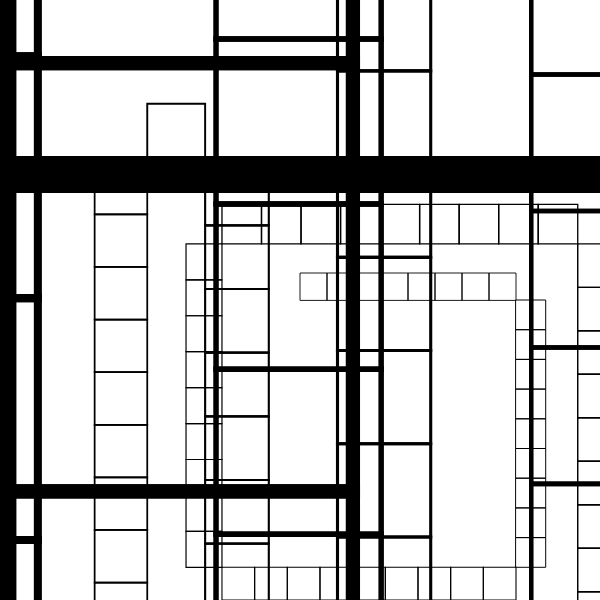
Frame 1 (no input)
Frame 60 (no input): identical to frame 1, image omitted
Frame 120 (the mouse pressed at the canvas centre since frame 60): identical to frame 1, image omitted

The p5.js sketch that drew this single still picture (run headless with seeded random() and noise() and a simulated clock; from frame 60 on, the mouse is pressed at the canvas centre):

// p5.js sketch
// ── sketch.js

// Point = P, Rectangle = R, line = F, Line*4 = D
// You can play around with length, angle, strokeweight, colors,...

let premise = 'R';
  let rules = {
    R: 'RRRRRRRR>+R',
    
  }
let bigRule;


let length = 90;
let angle = 90;

function setup() {
  createCanvas(600, 600);
  angleMode(DEGREES);
  bigRule = resolveRules(premise, rules, 3);
  print(bigRule);
  
}

function draw() {
  background('white');
  stroke('black');
  strokeWeight(3);
  noFill();
  //fill('black');
  translate(width / 2, height / 2);
  rotate(-90);
  scale(0.3);

  drawShape(bigRule);
   // angle += 1;
  // length += 0.1;
}

function resolveRules(startRule, rules, depth) {
  let endRule = '';
  for (let currentLetter of startRule) {
    if (currentLetter in rules) {
      endRule += rules[currentLetter];
    } else {
      endRule += currentLetter;
    }
  }
  if (depth >= 1) {
    endRule = resolveRules(endRule, rules, depth - 1);
  }
  return endRule;
}


function drawShape(rule)  {
  for (let c of rule) {
    if (c === 'F') {
      line(0, 0, length, 0);
      translate(length, 0);
    } else if (c === 'R') {
      rect(0, 0, length, length);
      translate(0, length);
    } else if (c === 'P') {
      point(0, 0);
      translate(length/2, 0);
    } else if (c === 'D') {
      line(0, 0, length * 4, 0);
      translate(length, 0);
    } else if (c === 'f') {
      translate(0, length, 0);
    } else if (c === '+') {
      rotate(angle);
    } else if (c === '-') {
      rotate(-angle);
    } else if (c === '[') {
      push();
    } else if (c === ']') {
      pop();
    } else if (c === '>') {
      scale(1.1);
    } else if (c === '<') {
      scale(0.8);
   
    }
  }
}
